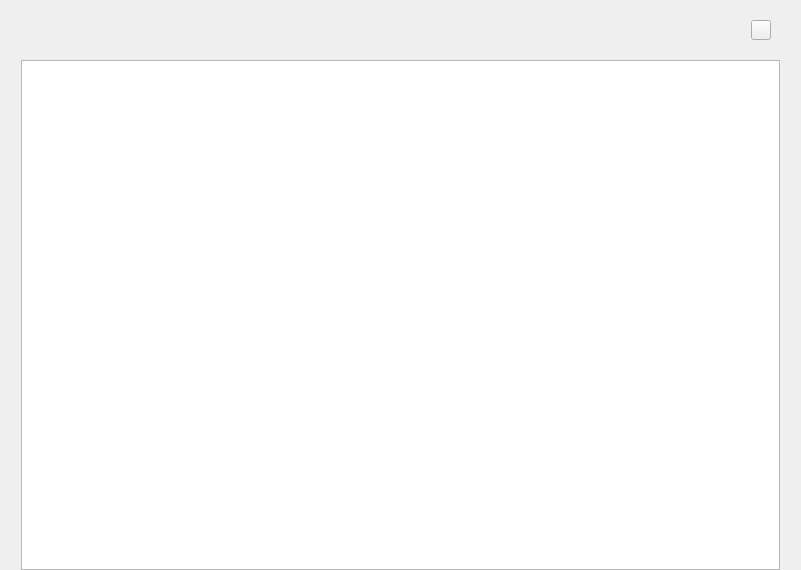
<?xml version="1.0" encoding="UTF-8"?>
<ui version="4.0">
 <class>FactoryWidget</class>
 <widget class="QWidget" name="FactoryWidget">
  <property name="geometry">
   <rect>
    <x>0</x>
    <y>0</y>
    <width>801</width>
    <height>570</height>
   </rect>
  </property>
  <property name="windowTitle">
   <string>Form</string>
  </property>
  <layout class="QVBoxLayout" name="verticalLayout_2">
   <property name="spacing">
    <number>0</number>
   </property>
   <property name="topMargin">
    <number>0</number>
   </property>
   <property name="bottomMargin">
    <number>0</number>
   </property>
   <item>
    <widget class="QWidget" name="factory_widget" native="true">
     <layout class="QVBoxLayout" name="verticalLayout">
      <property name="spacing">
       <number>0</number>
      </property>
      <property name="leftMargin">
       <number>10</number>
      </property>
      <property name="topMargin">
       <number>0</number>
      </property>
      <property name="rightMargin">
       <number>10</number>
      </property>
      <property name="bottomMargin">
       <number>0</number>
      </property>
      <item>
       <widget class="QWidget" name="title_widget" native="true">
        <property name="minimumSize">
         <size>
          <width>0</width>
          <height>60</height>
         </size>
        </property>
        <property name="maximumSize">
         <size>
          <width>16777215</width>
          <height>60</height>
         </size>
        </property>
        <layout class="QHBoxLayout" name="horizontalLayout">
         <item>
          <spacer name="horizontalSpacer">
           <property name="orientation">
            <enum>Qt::Horizontal</enum>
           </property>
           <property name="sizeHint" stdset="0">
            <size>
             <width>754</width>
             <height>20</height>
            </size>
           </property>
          </spacer>
         </item>
         <item>
          <widget class="QPushButton" name="add_btn">
           <property name="minimumSize">
            <size>
             <width>20</width>
             <height>20</height>
            </size>
           </property>
           <property name="maximumSize">
            <size>
             <width>20</width>
             <height>20</height>
            </size>
           </property>
           <property name="cursor">
            <cursorShape>PointingHandCursor</cursorShape>
           </property>
           <property name="focusPolicy">
            <enum>Qt::NoFocus</enum>
           </property>
           <property name="iconSize">
            <size>
             <width>20</width>
             <height>20</height>
            </size>
           </property>
          </widget>
         </item>
        </layout>
       </widget>
      </item>
      <item>
       <widget class="QListWidget" name="list_widget">
        <property name="autoScroll">
         <bool>false</bool>
        </property>
        <property name="autoScrollMargin">
         <number>16</number>
        </property>
        <property name="selectionMode">
         <enum>QAbstractItemView::SingleSelection</enum>
        </property>
        <property name="verticalScrollMode">
         <enum>QAbstractItemView::ScrollPerPixel</enum>
        </property>
        <property name="movement">
         <enum>QListView::Static</enum>
        </property>
        <property name="flow">
         <enum>QListView::LeftToRight</enum>
        </property>
        <property name="isWrapping" stdset="0">
         <bool>true</bool>
        </property>
        <property name="resizeMode">
         <enum>QListView::Adjust</enum>
        </property>
        <property name="spacing">
         <number>12</number>
        </property>
        <property name="viewMode">
         <enum>QListView::ListMode</enum>
        </property>
       </widget>
      </item>
     </layout>
    </widget>
   </item>
  </layout>
 </widget>
 <resources/>
 <connections/>
</ui>
